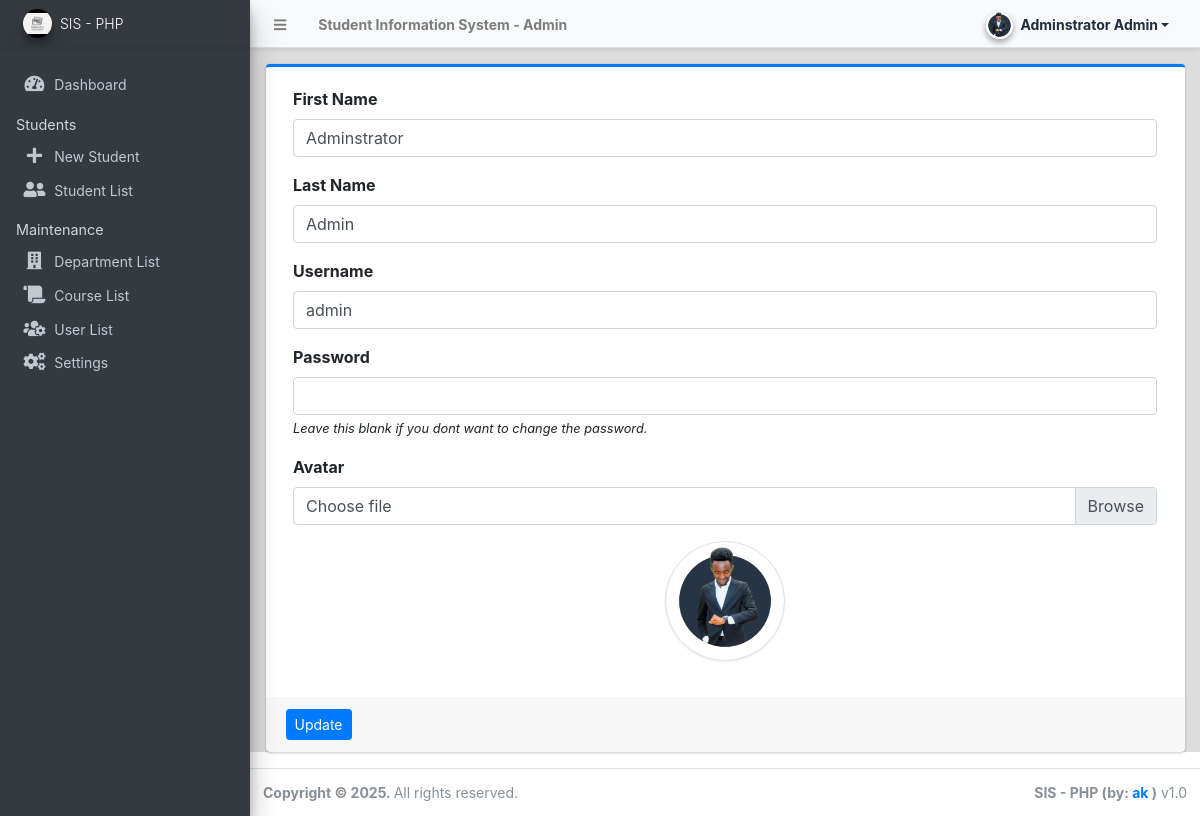
The app's page /admin/?page=user (signed in) with its own data.
### tables this page shows
CREATE TABLE `users` (
  `id` int(50) NOT NULL,
  `firstname` varchar(250) NOT NULL,
  `middlename` text DEFAULT NULL,
  `lastname` varchar(250) NOT NULL,
  `username` text NOT NULL,
  `password` text NOT NULL,
  `avatar` text DEFAULT NULL,
  `last_login` datetime DEFAULT NULL,
  `type` tinyint(1) NOT NULL DEFAULT 0,
  `status` int(1) NOT NULL DEFAULT 1 COMMENT '0=not verified, 1 = verified',
  `date_added` datetime NOT NULL DEFAULT current_timestamp(),
  `date_updated` datetime DEFAULT NULL ON UPDATE current_timestamp()
);

### classes/DBConnection.php (called while the page is built, shortened)
<?php
class DBConnection{
    private $host = DB_SERVER;
    private $username = DB_USERNAME;
    private $password = DB_PASSWORD;
    private $database = DB_NAME;
    public $conn;
    public function __construct(){
        if (!isset($this->conn)) {
            $this->conn = new mysqli($this->host, $this->username, $this->password, $this->database);
        }
    }
}
?>

### classes/SystemSettings.php (called while the page is built, shortened)
<?php
class SystemSettings extends DBConnection{
	function userdata($field = ''){
		if(!empty($field)){
			if(isset($_SESSION['userdata'][$field]))
				return $_SESSION['userdata'][$field];
			else
				return null;
		}else{
			return false;
		}
	}
}
$_settings = new SystemSettings();
?>

### config.php (called while the page is built, shortened)
<?php
require_once('classes/DBConnection.php');
require_once('classes/SystemSettings.php');
function validate_image($file){
	if(!empty($file)){
        $ex = explode('?',$file);
        $file = $ex[0];
        $param =  isset($ex[1]) ? '?'.$ex[1]  : '';
		if(is_file(base_app.$file)){
			return base_url.$file.$param;
		}else{
			return base_url.'dist/img/no-image-available.png';
		}
	}else{
		return base_url.'dist/img/no-image-available.png';
	}
}
?>

### admin/user/index.php (the view, shortened to what this page needs)
<?php
$user = $conn->query("SELECT * FROM users where id ='".$_settings->userdata('id')."'");
foreach($user->fetch_array() as $k =>$v){
	$meta[$k] = $v;
}
?>
<div class="card card-outline card-primary">
	<div class="card-body">
		<div class="container-fluid">
			<form action="" id="manage-user">
				<div class="form-group">
					<label for="name">First Name</label>
					<input type="text" name="firstname" id="firstname" class="form-control" value="<?php echo isset($meta['firstname']) ? $meta['firstname']: '' ?>" required>
				</div>
				<div class="form-group">
					<label for="name">Last Name</label>
					<input type="text" name="lastname" id="lastname" class="form-control" value="<?php echo isset($meta['lastname']) ? $meta['lastname']: '' ?>" required>
				</div>
				<div class="form-group">
					<label for="username">Username</label>
					<input type="text" name="username" id="username" class="form-control" value="<?php echo isset($meta['username']) ? $meta['username']: '' ?>" required  autocomplete="off">
				</div>
				<div class="form-group">
					<label for="password">Password</label>
					<input type="password" name="password" id="password" class="form-control" value="" autocomplete="off">
					<small><i>Leave this blank if you dont want to change the password.</i></small>
				</div>
				<div class="form-group">
					<label for="" class="control-label">Avatar</label>
					<div class="custom-file">
		              <label class="custom-file-label" for="customFile">Choose file</label>
		            </div>
				</div>
				<div class="form-group d-flex justify-content-center">
					<img src="<?php echo validate_image(isset($meta['avatar']) ? $meta['avatar'] :'') ?>" alt="" id="cimg" class="img-fluid img-thumbnail">
				</div>
			</form>
		</div>
	</div>
	<div class="card-footer">
			<div class="col-md-12">
				<div class="row">
					<button class="btn btn-sm btn-primary" form="manage-user">Update</button>
				</div>
			</div>
		</div>
</div>

### admin/user/index.php (style rules this page uses)
img#cimg { height: 15vh; width: 15vh; object-fit: cover; border-radius: 100% 100%; }

### records on screen
users: firstname "Adminstrator", lastname "Admin", username "admin", avatar (picture)

### other values on screen
$_settings->info('name') "Student Information System"
$_settings->userdata('firstname').' '.$_settings->userdata('lastname') "Adminstrator Admin"
$_settings->info('short_name') "SIS - PHP"
